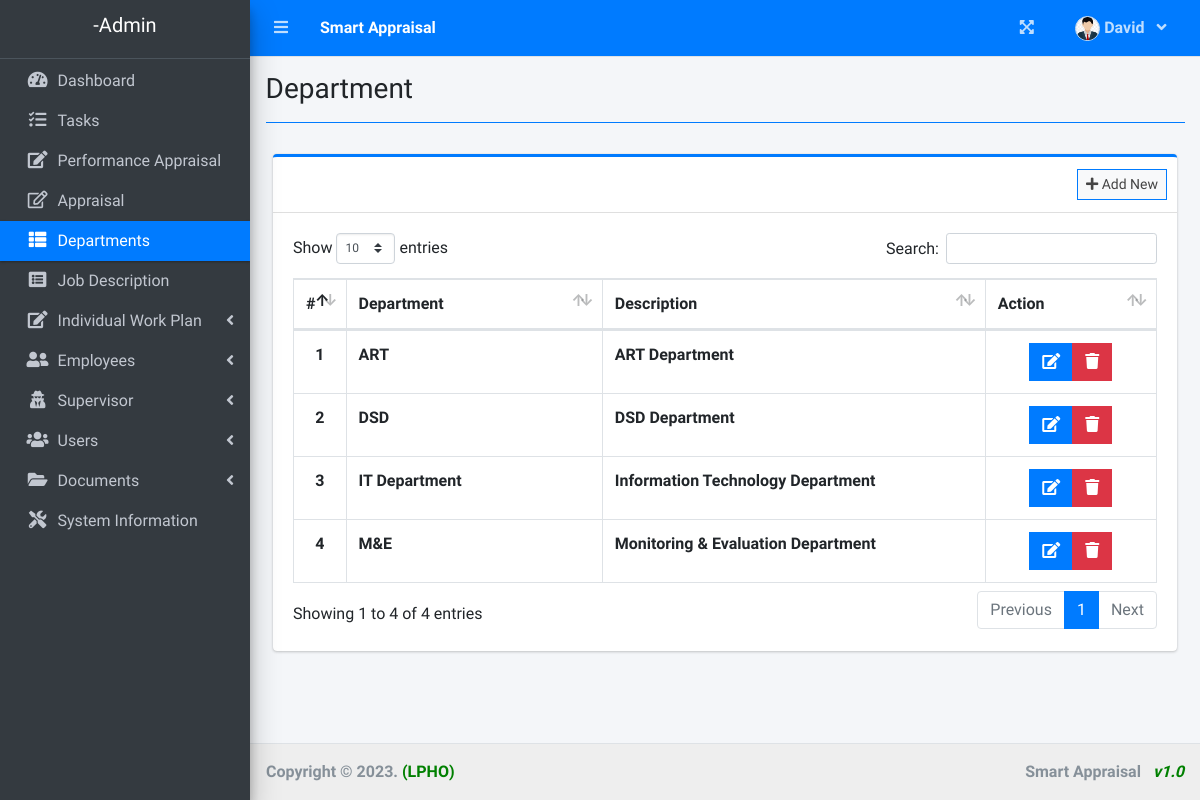
Page /index.php?page=department (signed in) on the earlier database version.
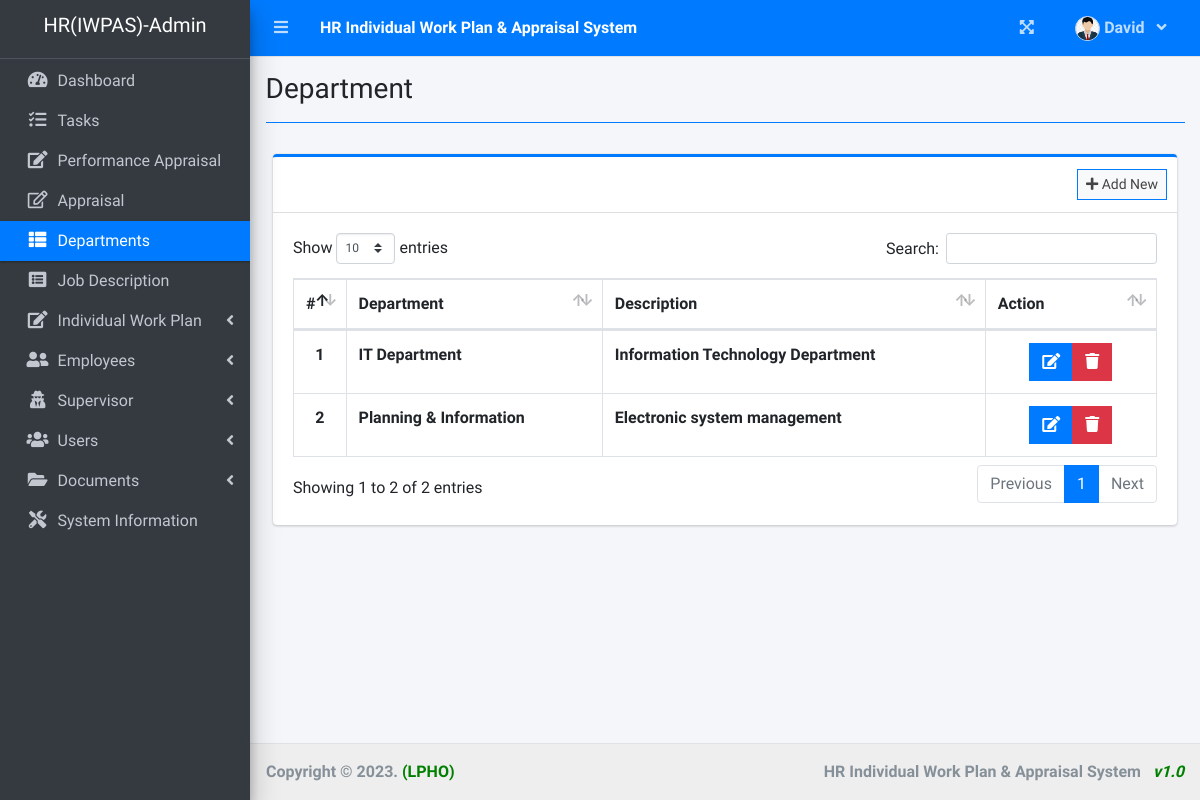
Same page on the later database version.
### tables this page shows
CREATE TABLE `department_list` (
  `id` int(30) NOT NULL,
  `department` varchar(200) NOT NULL,
  `description` text NOT NULL
);

### department.php (the view, shortened to what this page needs)
<?php include'db_connect.php' ?>
<div class="col-lg-12">
	<div class="card card-outline card-primary">
		<div class="card-header">
			<div class="card-tools">
				<a class="btn btn-block btn-sm btn-default btn-flat border-primary new_department" href="javascript:void(0)"><i class="fa fa-plus"></i> Add New</a>
			</div>
		</div>
		<div class="card-body">
			<table class="table tabe-hover table-bordered" id="list">
				<colgroup>
					<col width="5%">
					<col width="30%">
					<col width="45%">
					<col width="20%">
				</colgroup>
				<thead>
					<tr>
						<th class="text-center">#</th>
						<th>Department</th>
						<th>Description</th>
						<th>Action</th>
					</tr>
				</thead>
				<tbody>
					<?php
					$i = 1;
					$qry = $conn->query("SELECT * FROM department_list order by department asc ");
					while($row= $qry->fetch_assoc()):
					?>
					<tr>
						<th class="text-center"><?php echo $i++ ?></th>
						<td><b><?php echo $row['department'] ?></b></td>
						<td><b><?php echo $row['description'] ?></b></td>
						<td class="text-center">
		                    <div class="btn-group">
		                        <a href="javascript:void(0)" data-id='<?php echo $row['id'] ?>' class="btn btn-primary btn-flat manage_department">
		                          <i class="fas fa-edit"></i>
		                        </a>
		                        <button type="button" class="btn btn-danger btn-flat delete_department" data-id="<?php echo $row['id'] ?>">
		                          <i class="fas fa-trash"></i>
		                        </button>
	                      </div>
						</td>
					</tr>
				<?php endwhile; ?>
				</tbody>
			</table>
		</div>
	</div>
</div>

### index.php (shortened to what this page needs)
<!DOCTYPE html>
<html lang="en">
<?php
include 'header.php'
?>
<body class="hold-transition sidebar-mini layout-fixed layout-navbar-fixed layout-footer-fixed">
  <div class="wrapper">
    <?php include 'topbar.php' ?>
    <?php include 'sidebar.php' ?>
    <div class="content-wrapper">
      <div class="content-header">
        <div class="container-fluid">
          <div class="row mb-2">
            <div class="col-sm-6">
              <h3 class="m-0"><?php echo $title ?></h3>
            </div>
          </div>
          <hr class="border-primary">
        </div>
      </div>
      <section class="content">
        <div class="container-fluid">
          <?php
          $page = isset($_GET['page']) ? $_GET['page'] : 'home';
          if (!file_exists($page . ".php")) {
            include '404.html';
          } else {
            include $page . '.php';
          }
          ?>
        </div>
      </section>
    </div>
    <footer class="main-footer" style="background-color: #eee">
      <strong>Copyright © <?php echo date('Y') ?>.
      </strong>
      <b style="color: green">(LPHO)</b>
      <div class="float-right d-none d-sm-inline-block">
        <b><?php echo $_SESSION['system']['name'] ?> &nbsp; <i style="color: green">v1.0</i></b>
      </div>
    </footer>
  </div>
</body>
</html>

### header.php (shortened to what this page needs)
<head>
  <?php
  $title = isset($_GET['page']) ? ucwords(str_replace("_", ' ', $_GET['page'])) : "Home";
  ?>
  <link rel="stylesheet" href="assets/plugins/fontawesome-free/css/all.min.css">
  <link rel="stylesheet" href="assets/plugins/overlayScrollbars/css/OverlayScrollbars.min.css">
  <link rel="stylesheet" href="assets/plugins/datatables-bs4/css/dataTables.bootstrap4.min.css">
  <link rel="stylesheet" href="assets/plugins/datatables-responsive/css/responsive.bootstrap4.min.css">
  <link rel="stylesheet" href="assets/plugins/datatables-buttons/css/buttons.bootstrap4.min.css">
  <link rel="stylesheet" href="assets/plugins/select2/css/select2.min.css">
  <link rel="stylesheet" href="assets/plugins/select2-bootstrap4-theme/select2-bootstrap4.min.css">
  <link rel="stylesheet" href="assets/plugins/sweetalert2-theme-bootstrap-4/bootstrap-4.min.css">
  <link rel="stylesheet" href="assets/plugins/toastr/toastr.min.css">
  <link rel="stylesheet" href="assets/plugins/dropzone/min/dropzone.min.css">
  <link rel="stylesheet" href="assets/dist/css/jquery.datetimepicker.min.css">
  <link rel="stylesheet" href="assets/plugins/icheck-bootstrap/icheck-bootstrap.min.css">
  <link rel="stylesheet" href="assets/plugins/bootstrap4-toggle/css/bootstrap4-toggle.min.css">
  <link rel="stylesheet" href="assets/dist/css/adminlte.min.css">
  <link rel="stylesheet" href="assets/dist/css/styles.css">
  <link rel="stylesheet" href="assets/plugins/summernote/summernote-bs4.min.css">
</head>

### topbar.php (shortened to what this page needs)
<nav class="main-header navbar navbar-expand navbar-primary navbar-dark ">
  <ul class="navbar-nav">
    <?php if(isset($_SESSION['login_id'])): ?>
    <li class="nav-item">
      <a class="nav-link" data-widget="pushmenu" href="" role="button"><i class="fas fa-bars"></i></a>
    </li>
  <?php endif; ?>
    <li>
      <a class="nav-link text-white"  href="./" role="button"> <large><b><?php echo $_SESSION['system']['name'] ?></b></large></a>
    </li>
  </ul>
  <ul class="navbar-nav ml-auto">
    <li class="nav-item">
      <a class="nav-link" data-widget="fullscreen" href="#" role="button">
        <i class="fas fa-expand-arrows-alt"></i>
      </a>
    </li>
   <li class="nav-item dropdown">
          <a class="nav-link"  data-toggle="dropdown" aria-expanded="true" href="javascript:void(0)">
            <span>
              <div class="d-felx badge-pill">
                <span class=""><img src="assets/uploads/<?php echo $_SESSION['login_avatar'] ?>" alt="" class="user-img border "></span>
                <span><b><?php echo ucwords($_SESSION['login_firstname']) ?></b></span>
                <span class="fa fa-angle-down ml-2"></span>
              </div>
            </span>
          </a>
    </li>
  </ul>
</nav>

### sidebar.php (shortened to what this page needs)
<aside class="main-sidebar sidebar-dark-primary elevation-4">
  <div class="dropdown">
    <a href="./" class="brand-link">
      <?php if ($_SESSION['login_type'] == 2) : ?>
        <h5 class="short-form" style="text-align: center"><?php echo $_SESSION['system']['short_form'] ?>-Admin</h5>
      <?php elseif ($_SESSION['login_type'] == 1) : ?>
        <h3 class="text-center p-0 m-0"><b>Supervisor</b></h3>
      <?php else : ?>
        <h3 class="text-center p-0 m-0"><b>Staff</b></h3>
      <?php endif; ?>
    </a>
  </div>
  <div class="sidebar pb-4 mb-4">
    <nav class="mt-2">
      <ul class="nav nav-pills nav-sidebar flex-column nav-flat" data-widget="treeview" role="menu" data-accordion="false">
        <li class="nav-item dropdown">
          <a href="./" class="nav-link nav-home">
            <i class="nav-icon fas fa-tachometer-alt"></i>
            <p>
              Dashboard
            </p>
          </a>
        </li>
        <li class="nav-item dropdown">
          <a href="./index.php?page=task_list" class="nav-link nav-task_list">
            <i class="nav-icon fas fa-tasks"></i>
            <p>
              Tasks
            </p>
          </a>
        </li>
        <li class="nav-item dropdown">
          <a href="./index.php?page=annual_performance_appraisal" class="nav-link nav-annual_performance_appraisal">
            <i class="nav-icon fas fa-edit"></i>
            <p>
              Performance Appraisal
            </p>
          </a>
        </li>
        <?php if ($_SESSION['login_type'] != 0) : ?>
          <li class="nav-item dropdown">
            <a href="./index.php?page=evaluation" class="nav-link nav-evaluation">
              <i class="nav-icon far fa-edit"></i>
              <p>
                Appraisal
              </p>
            </a>
          </li>
        <?php endif; ?>
        <?php if ($_SESSION['login_type'] == 2) : ?>
          <li class="nav-item dropdown">
            <a href="./index.php?page=department" class="nav-link nav-department">
              <i class="nav-icon fas fa-th-list"></i>
              <p>
                Departments
              </p>
            </a>
          </li>
          <li class="nav-item dropdown">
            <a href="./index.php?page=job_description" class="nav-link nav-designation">
              <i class="nav-icon fas fa-list-alt"></i>
              <p>
                Job Description
              </p>
            </a>
          </li>
          <li class="nav-item">
            <a href="#" class="nav-link nav-edit_employee">
              <i class="nav-icon fas fa-edit"></i>
              <p>
                Individual Work Plan
                <i class="right fas fa-angle-left"></i>
              </p>
            </a>
          </li>
          <li class="nav-item">
            <a href="#" class="nav-link nav-edit_employee">
              <i class="nav-icon fas fa-user-friends"></i>
              <p>
                Employees
                <i class="right fas fa-angle-left"></i>
              </p>
            </a>
          </li>
          <li class="nav-item">
            <a href="#" class="nav-link nav-edit_supervisor">
              <i class="nav-icon fas fa-user-secret"></i>
              <p>
                Supervisor
                <i class="right fas fa-angle-left"></i>
              </p>
            </a>
          </li>
          <li class="nav-item">
            <a href="#" class="nav-link nav-edit_user">
              <i class="nav-icon fas fa-users"></i>
              <p>
                Users
                <i class="right fas fa-angle-left"></i>
              </p>
            </a>
          </li>
          <li class="nav-item">
            <a href="#" class="nav-link nav-edit_document">
              <i class="nav-icon fa fa-folder-open"></i>
              <p>
                Documents
                <i class="right fas fa-angle-left"></i>
              </p>
            </a>
          </li>
          <li class="nav-item dropdown">
            <a href="./index.php?page=system_information" class="nav-link nav-system_information">
              <i class="nav-icon fas fa-tools"></i>
              <p>
                System Information
              </p>
            </a>
          </li>
        <?php endif; ?>
      </ul>
    </nav>
  </div>
</aside>

### topbar.php (style rules this page uses)
.user-img { border-radius: 50%; height: 25px; width: 25px; object-fit: cover; }

Differences in the rows shown:
removed department_list: department "ART", description "ART Department"
removed department_list: department "DSD", description "DSD Department"
removed department_list: department "M&E", description "Monitoring & Evaluation Department"
added department_list: department "Planning & Information", description "Electronic system management"
Other differences:
$_SESSION['system']['name']: "Smart Appraisal" → "HR Individual Work Plan & Appraisal System"
$_SESSION['system']['short_form']: (not shown) → "HR(IWPAS)"
text written by a page script: "Show entries Search: Showing 1 to 4 of 4 entries Previous 1 Next" → "Show entries Search: Showing 1 to 2 of 2 entries Previous 1 Next"
